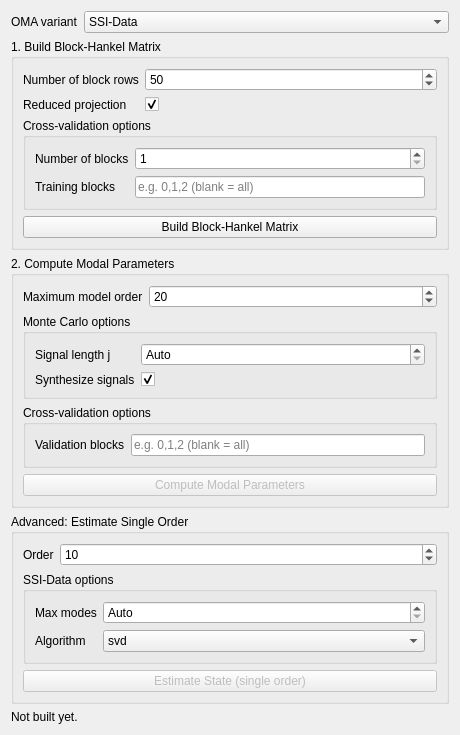
<?xml version="1.0" encoding="UTF-8"?>
<ui version="4.0">
 <class>SSIDataWidget</class>
 <widget class="QWidget" name="SSIDataWidget">
  <property name="geometry">
   <rect>
    <x>0</x>
    <y>0</y>
    <width>460</width>
    <height>640</height>
   </rect>
  </property>
  <property name="windowTitle">
   <string>SSI-Data</string>
  </property>
  <layout class="QVBoxLayout" name="root_layout">
   <item>
    <layout class="QFormLayout" name="variant_form">
     <item row="0" column="0">
      <widget class="QLabel" name="label_variant">
       <property name="text">
        <string>OMA variant</string>
       </property>
      </widget>
     </item>
     <item row="0" column="1">
      <widget class="QComboBox" name="combo_variant">
       <item>
        <property name="text">
         <string>SSI-Data</string>
        </property>
       </item>
       <item>
        <property name="text">
         <string>SSI-Data (Modal Contributions)</string>
        </property>
       </item>
       <item>
        <property name="text">
         <string>SSI-Data (Cross-Validation)</string>
        </property>
       </item>
      </widget>
     </item>
    </layout>
   </item>
   <item>
    <widget class="QGroupBox" name="build_box">
     <property name="title">
      <string>1. Build Block-Hankel Matrix</string>
     </property>
     <layout class="QVBoxLayout" name="build_box_layout">
      <item>
       <layout class="QFormLayout" name="build_form">
        <item row="0" column="0">
         <widget class="QLabel" name="label_num_block_rows">
          <property name="text">
           <string>Number of block rows</string>
          </property>
         </widget>
        </item>
        <item row="0" column="1">
         <widget class="QSpinBox" name="spin_num_block_rows">
          <property name="minimum">
           <number>1</number>
          </property>
          <property name="maximum">
           <number>100000</number>
          </property>
          <property name="value">
           <number>50</number>
          </property>
         </widget>
        </item>
        <item row="1" column="0">
         <widget class="QLabel" name="label_reduced_projection">
          <property name="text">
           <string>Reduced projection</string>
          </property>
         </widget>
        </item>
        <item row="1" column="1">
         <widget class="QCheckBox" name="chk_reduced_projection">
          <property name="checked">
           <bool>true</bool>
          </property>
          <property name="text">
           <string/>
          </property>
         </widget>
        </item>
       </layout>
      </item>
      <item>
       <widget class="QGroupBox" name="cv_build_box">
        <property name="title">
         <string>Cross-validation options</string>
        </property>
        <layout class="QFormLayout" name="cv_build_form">
         <item row="0" column="0">
          <widget class="QLabel" name="label_num_blocks">
           <property name="text">
            <string>Number of blocks</string>
           </property>
          </widget>
         </item>
         <item row="0" column="1">
          <widget class="QSpinBox" name="spin_num_blocks">
           <property name="minimum">
            <number>1</number>
           </property>
           <property name="maximum">
            <number>1000</number>
           </property>
           <property name="value">
            <number>1</number>
           </property>
          </widget>
         </item>
         <item row="1" column="0">
          <widget class="QLabel" name="label_training_blocks">
           <property name="text">
            <string>Training blocks</string>
           </property>
          </widget>
         </item>
         <item row="1" column="1">
          <widget class="QLineEdit" name="edit_training_blocks">
           <property name="placeholderText">
            <string>e.g. 0,1,2 (blank = all)</string>
           </property>
          </widget>
         </item>
        </layout>
       </widget>
      </item>
      <item>
       <widget class="QPushButton" name="btn_build_block_hankel">
        <property name="text">
         <string>Build Block-Hankel Matrix</string>
        </property>
       </widget>
      </item>
     </layout>
    </widget>
   </item>
   <item>
    <widget class="QGroupBox" name="compute_box">
     <property name="title">
      <string>2. Compute Modal Parameters</string>
     </property>
     <layout class="QVBoxLayout" name="compute_box_layout">
      <item>
       <layout class="QFormLayout" name="compute_form">
        <item row="0" column="0">
         <widget class="QLabel" name="label_max_model_order">
          <property name="text">
           <string>Maximum model order</string>
          </property>
         </widget>
        </item>
        <item row="0" column="1">
         <widget class="QSpinBox" name="spin_max_model_order">
          <property name="minimum">
           <number>1</number>
          </property>
          <property name="maximum">
           <number>2000</number>
          </property>
          <property name="value">
           <number>20</number>
          </property>
         </widget>
        </item>
       </layout>
      </item>
      <item>
       <widget class="QGroupBox" name="mc_compute_box">
        <property name="title">
         <string>Monte Carlo options</string>
        </property>
        <layout class="QFormLayout" name="mc_compute_form">
         <item row="0" column="0">
          <widget class="QLabel" name="label_j">
           <property name="text">
            <string>Signal length j</string>
           </property>
          </widget>
         </item>
         <item row="0" column="1">
          <widget class="QSpinBox" name="spin_j">
           <property name="specialValueText">
            <string>Auto</string>
           </property>
           <property name="minimum">
            <number>0</number>
           </property>
           <property name="maximum">
            <number>10000000</number>
           </property>
           <property name="value">
            <number>0</number>
           </property>
          </widget>
         </item>
         <item row="1" column="0">
          <widget class="QLabel" name="label_synth_sig">
           <property name="text">
            <string>Synthesize signals</string>
           </property>
          </widget>
         </item>
         <item row="1" column="1">
          <widget class="QCheckBox" name="chk_synth_sig">
           <property name="checked">
            <bool>true</bool>
           </property>
           <property name="text">
            <string/>
           </property>
          </widget>
         </item>
        </layout>
       </widget>
      </item>
      <item>
       <widget class="QGroupBox" name="cv_compute_box">
        <property name="title">
         <string>Cross-validation options</string>
        </property>
        <layout class="QFormLayout" name="cv_compute_form">
         <item row="0" column="0">
          <widget class="QLabel" name="label_validation_blocks">
           <property name="text">
            <string>Validation blocks</string>
           </property>
          </widget>
         </item>
         <item row="0" column="1">
          <widget class="QLineEdit" name="edit_validation_blocks">
           <property name="placeholderText">
            <string>e.g. 0,1,2 (blank = all)</string>
           </property>
          </widget>
         </item>
        </layout>
       </widget>
      </item>
      <item>
       <widget class="QPushButton" name="btn_compute_modal_params">
        <property name="enabled">
         <bool>false</bool>
        </property>
        <property name="text">
         <string>Compute Modal Parameters</string>
        </property>
       </widget>
      </item>
     </layout>
    </widget>
   </item>
   <item>
    <widget class="QGroupBox" name="advanced_box">
     <property name="title">
      <string>Advanced: Estimate Single Order</string>
     </property>
     <layout class="QVBoxLayout" name="advanced_box_layout">
      <item>
       <layout class="QFormLayout" name="advanced_form">
        <item row="0" column="0">
         <widget class="QLabel" name="label_estimate_order">
          <property name="text">
           <string>Order</string>
          </property>
         </widget>
        </item>
        <item row="0" column="1">
         <widget class="QSpinBox" name="spin_estimate_order">
          <property name="minimum">
           <number>1</number>
          </property>
          <property name="maximum">
           <number>2000</number>
          </property>
          <property name="value">
           <number>10</number>
          </property>
         </widget>
        </item>
       </layout>
      </item>
      <item>
       <widget class="QGroupBox" name="plain_advanced_box">
        <property name="title">
         <string>SSI-Data options</string>
        </property>
        <layout class="QFormLayout" name="plain_advanced_form">
         <item row="0" column="0">
          <widget class="QLabel" name="label_estimate_max_modes">
           <property name="text">
            <string>Max modes</string>
           </property>
          </widget>
         </item>
         <item row="0" column="1">
          <widget class="QSpinBox" name="spin_estimate_max_modes">
           <property name="specialValueText">
            <string>Auto</string>
           </property>
           <property name="minimum">
            <number>0</number>
           </property>
           <property name="maximum">
            <number>2000</number>
           </property>
           <property name="value">
            <number>0</number>
           </property>
          </widget>
         </item>
         <item row="1" column="0">
          <widget class="QLabel" name="label_estimate_algo">
           <property name="text">
            <string>Algorithm</string>
           </property>
          </widget>
         </item>
         <item row="1" column="1">
          <widget class="QComboBox" name="combo_estimate_algo">
           <item>
            <property name="text">
             <string>svd</string>
            </property>
           </item>
           <item>
            <property name="text">
             <string>qr</string>
            </property>
           </item>
          </widget>
         </item>
        </layout>
       </widget>
      </item>
      <item>
       <widget class="QPushButton" name="btn_estimate_state">
        <property name="enabled">
         <bool>false</bool>
        </property>
        <property name="text">
         <string>Estimate State (single order)</string>
        </property>
       </widget>
      </item>
     </layout>
    </widget>
   </item>
   <item>
    <widget class="QLabel" name="lbl_status">
     <property name="text">
      <string>Not built yet.</string>
     </property>
     <property name="wordWrap">
      <bool>true</bool>
     </property>
    </widget>
   </item>
   <item>
    <spacer name="bottom_spacer">
     <property name="orientation">
      <enum>Qt::Orientation::Vertical</enum>
     </property>
     <property name="sizeHint" stdset="0">
      <size>
       <width>20</width>
       <height>40</height>
      </size>
     </property>
    </spacer>
   </item>
  </layout>
 </widget>
 <resources/>
 <connections/>
</ui>
